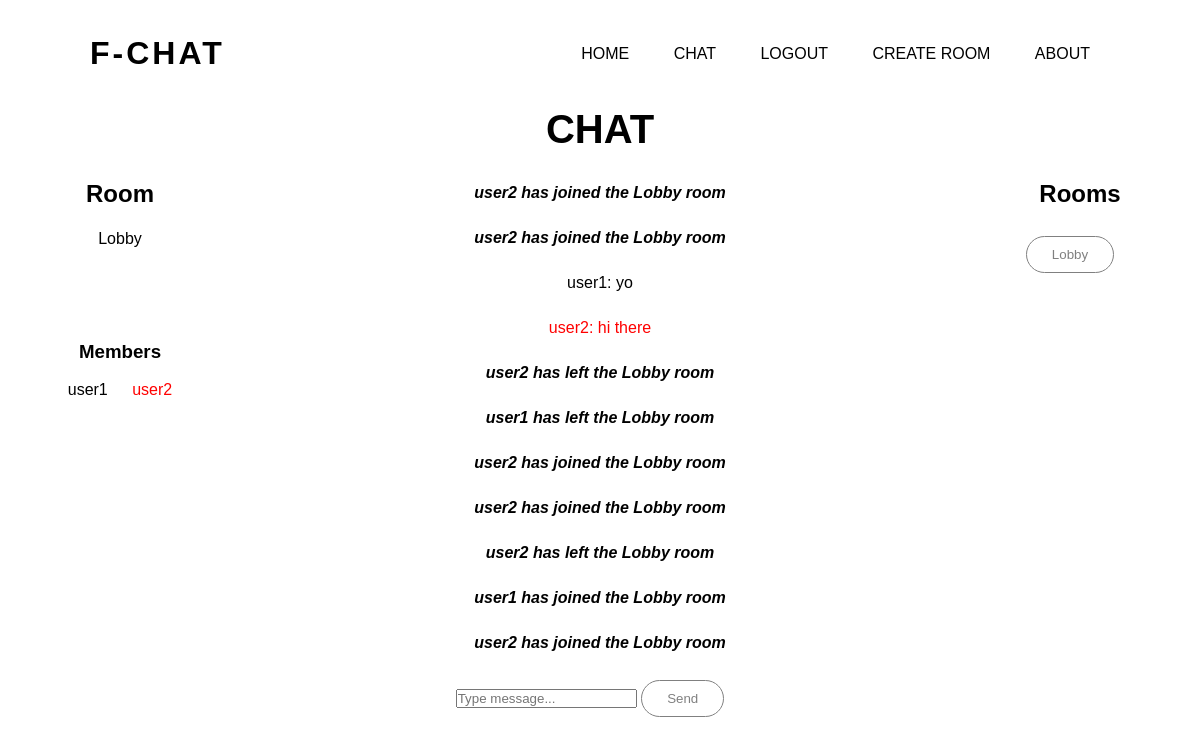
Page /chat (signed in) on the committed database.
### app/models.py (models this page shows)
class Room(db.Model):
    __tablename__ = "room"
    id = db.Column(db.Integer, primary_key=True)
    room_name = db.Column(db.String(100))
    owner = db.Column(db.String(80), db.ForeignKey('user.username'))
    messages = db.relationship('Message')

class User(db.Model, UserMixin):
    __tablename__ = "user"
    id = db.Column(db.Integer, primary_key=True)
    username = db.Column(db.String(80))
    email = db.Column(db.String(100))
    password = db.Column(db.String(200))
    authored_messages = db.relationship('Message')
    owned_rooms = db.relationship('Room')
    rooms = db.relationship('Room', secondary=room_members, backref=db.backref('members', lazy='dynamic'))

class Message(db.Model):
    __tablename__ = "message"
    id = db.Column(db.Integer, primary_key=True)
    room_id = db.Column(db.Integer, db.ForeignKey('room.id'))
    author = db.Column(db.String(80), db.ForeignKey('user.username'))
    content = db.Column(db.String(500))
    receivers = db.relationship('User', secondary=message_receivers, backref=db.backref('messages', lazy='dynamic'))
    is_system_message = db.Column(db.Boolean, default=False)

### app/views.py (the view)
@views.route("/chat", methods=["GET", "POST"])
def chat():
    lobby_room = Room.query.filter_by(room_name="Lobby").first()
    if not lobby_room:
        lobby_room = Room(room_name="Lobby")
        db.session.add(lobby_room)
        for user in User.query.all():
            lobby_room.members.append(user)
        db.session.commit()
    elif current_user not in lobby_room.members:
        lobby_room.members.append(current_user)
        db.session.commit()
    elif len(lobby_room.messages) >= 100:
        db.session.delete(lobby_room.messages[0])
        db.session.commit()
    return render_template("chat.html", user=current_user, rooms=current_user.rooms, current_room=Room.query.filter_by(room_name=session["current_room"]).first())

### app/__init__.py (called while the page is built)
def create_app():
    app.config["SECRET_KEY"] = "secret!"
    app.config["SESSION_TYPE"] = "filesystem"
    app.config["SQLALCHEMY_DATABASE_URI"] = f"sqlite:///{DB_NAME}"
    login_manager = LoginManager(app)
    Session(app)
    register_resources()
    @login_manager.user_loader
    def load_user(id):
        return User.query.get(int(id))
    db.init_app(app)
    jwt.init_app(app)
    from .socket import socketio
    from .views import views
    from .auth import auth
    app.register_blueprint(views, url_prefix="/")
    app.register_blueprint(auth, url_prefix="/")
    create_database(app)
    return socketio, app

### app/templates/chat.html (shortened to what this page needs)
{% extends "base.html" %} {% block title %} Chat {% endblock %}
{% from 'field-macro.html' import displayField %}
{% block content %}
<h1 class="chat-heading">Chat</h1><br>
<head>
    <link rel="stylesheet" href="../static/css/chat.css">
</head>
<div class="container">
        <div id="display-current-room">
            <h2>Room</h2><br>
            <p id="get-room">{{current_room.room_name}}</p>
        </div>
        <div id="display-room-members">
            <h3 align="center">Members</h3><br>
            <ul class="member-list">
            {% for member in current_room.members %}
                {% if member.username == user.username %}
                    <li style="color: red;">{{member.username}}</li>
                {% else %}
                    <li>{{member.username}}</li>
                {% endif %}
            {% endfor %}
            </ul>
        </div>
        <div id="manage-room">
        </div>
        <div id="display-message-section">
            {% for message in current_room.messages %}
                {% if message in user.messages %}
                    {% if message.is_system_message %}
                        <p><i><b>{{ message.content }}</b></i></p>
                    {% else %}
                        {% if message.author == user.username %}
                            <p style="color: red;">{{ message.author }}: {{ message.content }}</p>
                        {% else %}
                            <p>{{ message.author }}: {{ message.content }}</p>
                        {% endif %}
                    {% endif %}
                {% endif %}
            {% endfor %}
        </div>
        <div id="input-area">
            <input type="text" id="user_message" placeholder="Type message..." autocomplete="off">
            <button class="send-button" type="button" id="send_message">Send</button>
        </div>
        <div id="room-section">
            <h2 align="center">Rooms</h2><br>
            <ul class="room-list">
            {% for room in rooms %}
                <li>
                {% if room.owner == user.username %}
                    <button style="color: red;" class="select-room" type="button">{{room.room_name}}</button>
                    <button onclick="deleteRoom('{{room.room_name}}')">X</button>
                {% else %}
                    <button class="select-room" type="button">{{room.room_name}}</button>
                {% endif %}
                </li>
            {% endfor %}
            </ul>
        </div>
</div>
{% endblock %}

### app/static/css/style.css (style rules this page uses)
* { margin: 0; padding: 0; font-family: sans-serif; }
.content h1 { font-size: 40px; text-align: center; text-transform: uppercase; padding-bottom: 10px; }
.content p { margin-bottom: 20px; font-weight: 100; line-height: 25px; text-align: center; }
button { margin-right: 20px; color: rgba(128,128,128); padding: 10px 25px; background: transparent; border: 1px solid; border-radius: 20px; outline: none; cursor: pointer; transition: 0.5s; }

### app/static/css/chat.css (style rules this page uses)
.container { display: grid; grid-template-columns: 20% auto 20%; grid-template-rows: 30% auto auto 10%; grid-template-areas: "room message rooms" "members message rooms" "manage message rooms" ". input ."; }
#display-current-room { grid-area: room; justify-self: center; }
#display-room-members { grid-area: members; justify-self: center; }
.member-list, .room-list { list-style: none; }
.member-list li { display: inline-block; margin: 0 10px; }
.room-list li { text-align: center; margin: 10px 0; }
#display-message-section { grid-area: message; height: 500px; overflow: auto; }
#manage-room { grid-area: manage; text-align: center; }
#input-area { grid-area: input; justify-self: center; }
#room-section { grid-area: rooms; text-align: center; }

### rows in the picture
Room: room_name "Lobby"
User: username "user1"
User: username "user2"
Message: content "user2 has joined the Lobby room"
Message: content "user2 has joined the Lobby room"
Message: author "user1", content "yo"
Message: author "user2", content "hi there"
Message: content "user2 has left the Lobby room"
Message: content "user1 has left the Lobby room"
Message: content "user2 has joined the Lobby room"
Message: content "user2 has joined the Lobby room"
Message: content "user2 has left the Lobby room"
Message: content "user1 has joined the Lobby room"
Message: content "user2 has joined the Lobby room"
